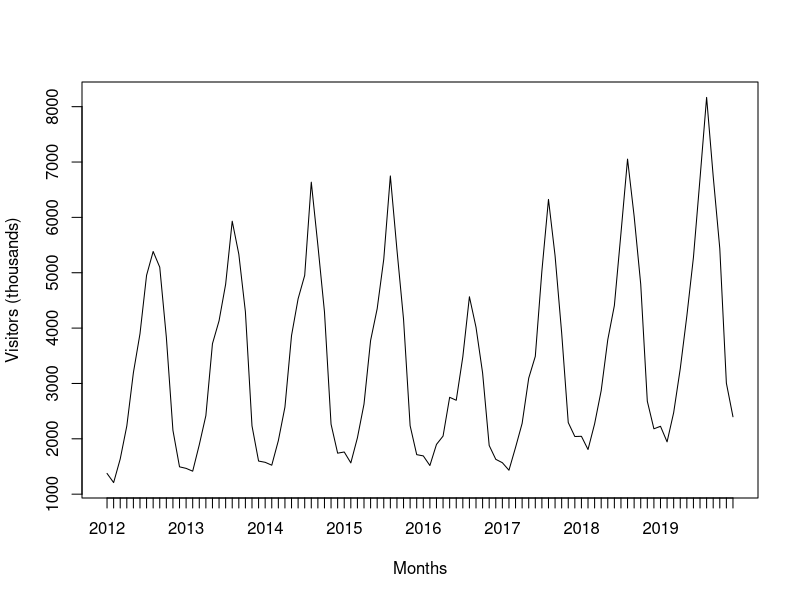
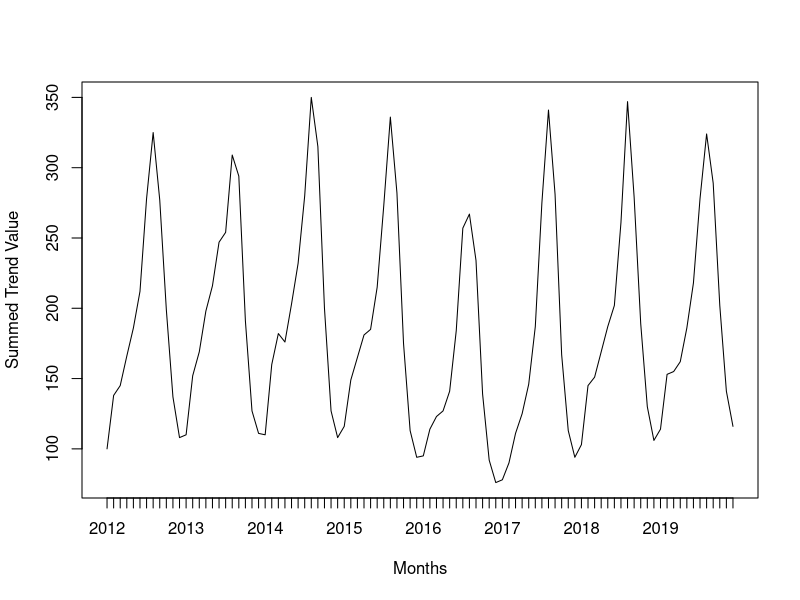
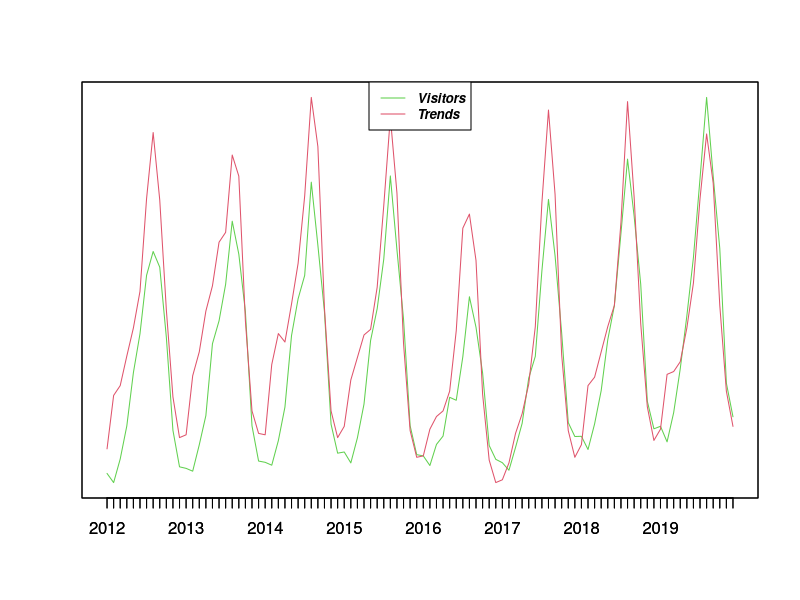
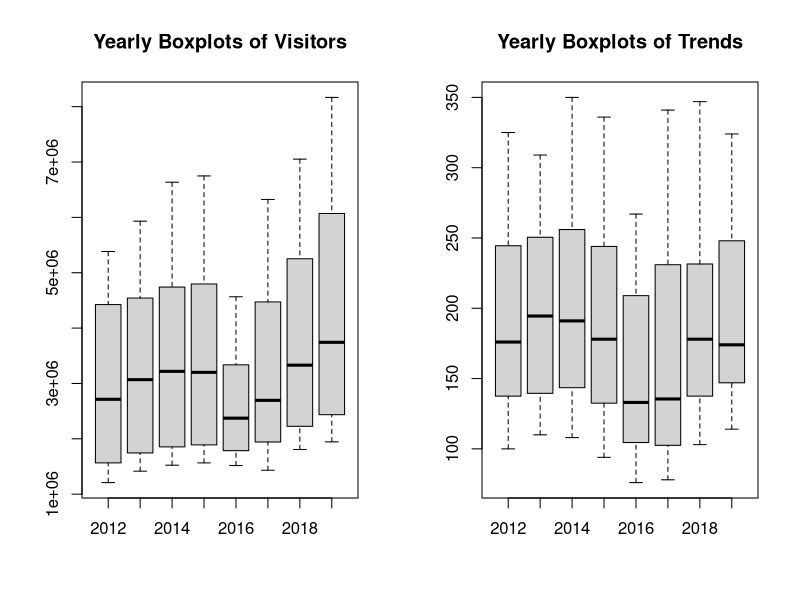
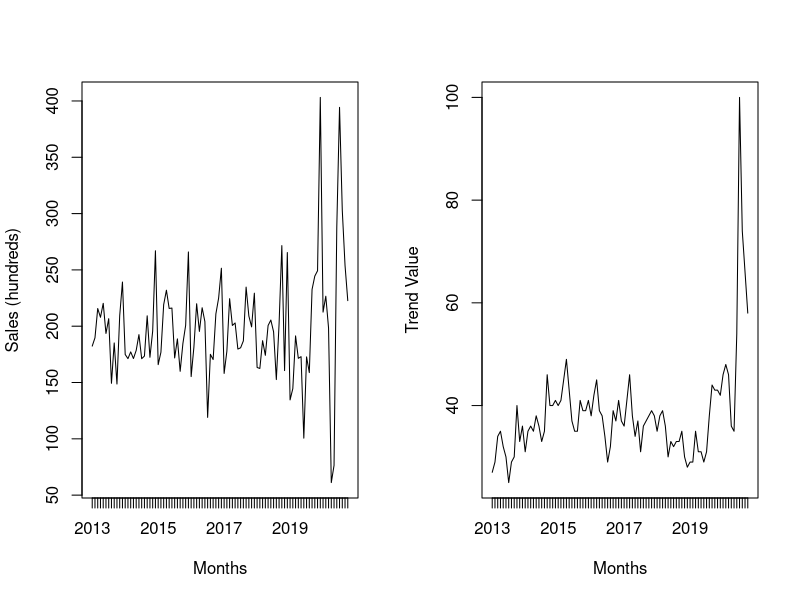
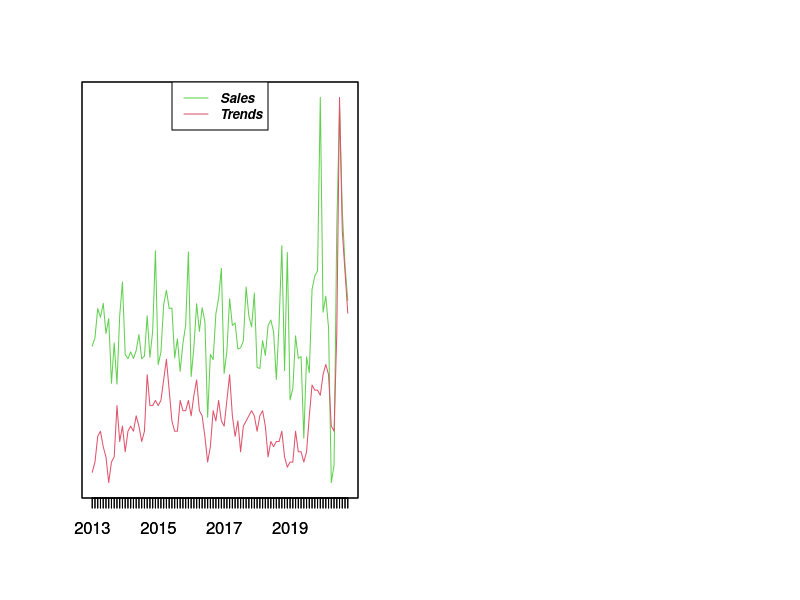
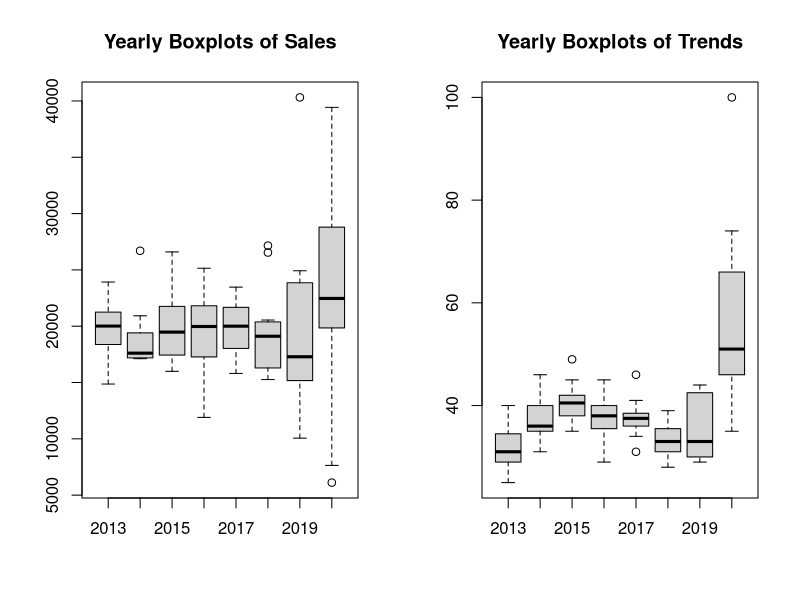
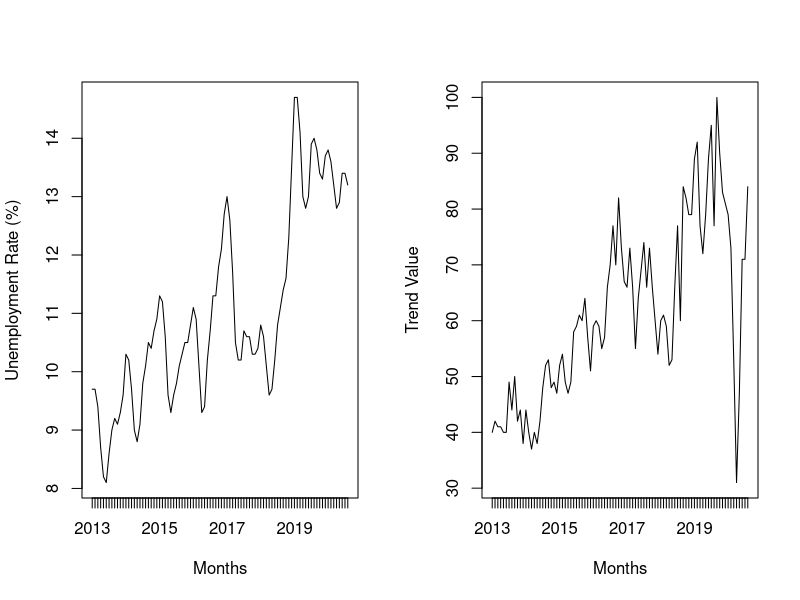

These figures' R source, in order:
## ---- chunk 1
library(knitr)
library(readxl)
library(zoo)
opts_chunk$set(tidy.opts=list(width.cutoff=60),tidy=TRUE, warning=FALSE, message=FALSE)
## ---- chunk 2
tourism <- read_excel("tourism.xlsx")
tourism$date <- as.yearmon(tourism$date)
plot(tourism$date, tourism$people / 1000, type = "l", ylab = "Visitors (thousands)", xlab = "Months")
## ---- chunk 3
plot(tourism$date, tourism$trend, type = "l", ylab = "Summed Trend Value", xlab = "Months")
## ---- chunk 4
plot(tourism$date, tourism$people, type = "l", xlab = "Months", yaxt = 'n', ann=FALSE, col=3)
par(new=TRUE)
plot(tourism$date, tourism$trend, type = "l", xlab = "Months", yaxt= 'n', ann=FALSE, col=2 )
legend("top", legend=c("Visitors", "Trends"),col=c(3, 2), lty=c(1,1), cex=0.8, text.font=4)
## ---- chunk 5
par(mfrow=c(1,2))
boxplot(tourism$people[1:12],tourism$people[13:24], tourism$people[25:36], tourism$people[37:48], tourism$people[49:60],tourism$people[61:72], tourism$people[73:84], tourism$people[85:96], names = c(2012:2019), main="Yearly Boxplots of Visitors")
boxplot(tourism$trend[1:12],tourism$trend[13:24], tourism$trend[25:36], tourism$trend[37:48], tourism$trend[49:60],tourism$trend[61:72], tourism$trend[73:84], tourism$trend[85:96], names = c(2012:2019), main="Yearly Boxplots of Trends")
## ---- chunk 6
housesales <- read_excel("housesales.xlsx")
housesales$date <- as.yearmon(housesales$date)
plot(housesales$date, housesales$sales / 100, type = "l", ylab = "Sales (hundreds)", xlab = "Months")
## ---- chunk 7
plot(housesales$date, housesales$trend, type = "l", ylab = "Trend Value", xlab = "Months")
## ---- chunk 8
plot(housesales$date, housesales$sales, type = "l", xlab = "Months", yaxt = 'n', ann=FALSE, col=3)
par(new=TRUE)
plot(housesales$date, housesales$trend, type = "l", xlab = "Months", yaxt= 'n', ann=FALSE, col=2 )
legend("top", legend=c("Sales", "Trends"),col=c(3, 2), lty=c(1,1), cex=0.8, text.font=4)
## ---- chunk 9
par(mfrow=c(1,2))
boxplot(housesales$sales[1:12],housesales$sales[13:24], housesales$sales[25:36], housesales$sales[37:48], housesales$sales[49:60],housesales$sales[61:72], housesales$sales[73:84],housesales$sales[85:94], names = c(2013:2020), main="Yearly Boxplots of Sales")
boxplot(housesales$trend[1:12],housesales$trend[13:24], housesales$trend[25:36], housesales$trend[37:48], housesales$trend[49:60],housesales$trend[61:72], housesales$trend[73:84], housesales$trend[85:94], names = c(2013:2020), main="Yearly Boxplots of Trends")
## ---- chunk 10
unemployment <- read_excel("unemployment.xlsx")
unemployment$date <- as.yearmon(unemployment$date)
plot(unemployment$date, unemployment$rate, type = "l", ylab = "Unemployment Rate (%)", xlab = "Months")
## ---- chunk 11
plot(unemployment$date, unemployment$trends, type = "l", ylab = "Trend Value", xlab = "Months")
## ---- chunk 12
plot(unemployment$date, unemployment$rate, type = "l", xlab = "Months", yaxt = 'n', ann=FALSE, col=3)
par(new=TRUE)
plot(unemployment$date, unemployment$trends, type = "l", xlab = "Months", yaxt= 'n', ann=FALSE, col=2 )
legend("top", legend=c("Unemployment Rate", "Trends"),col=c(3, 2), lty=c(1,1), cex=0.8, text.font=4)
## ---- chunk 13
par(mfrow=c(1,2))
boxplot(unemployment$rate[1:12],unemployment$rate[13:24], unemployment$rate[25:36], unemployment$rate[37:48], unemployment$rate[49:60], unemployment$rate[61:72], unemployment$rate[73:84],unemployment$rate[85:92], names = c(2013:2020), main="Yearly Boxplots of Unemployment Rates")
boxplot(unemployment$trends[1:12],unemployment$trends[13:24], unemployment$trends[25:36], unemployment$trends[37:48], unemployment$trends[49:60], unemployment$trends[61:72], unemployment$trends[73:84], unemployment$trends[85:92], names = c(2013:2020), main="Yearly Boxplots of Trends")
